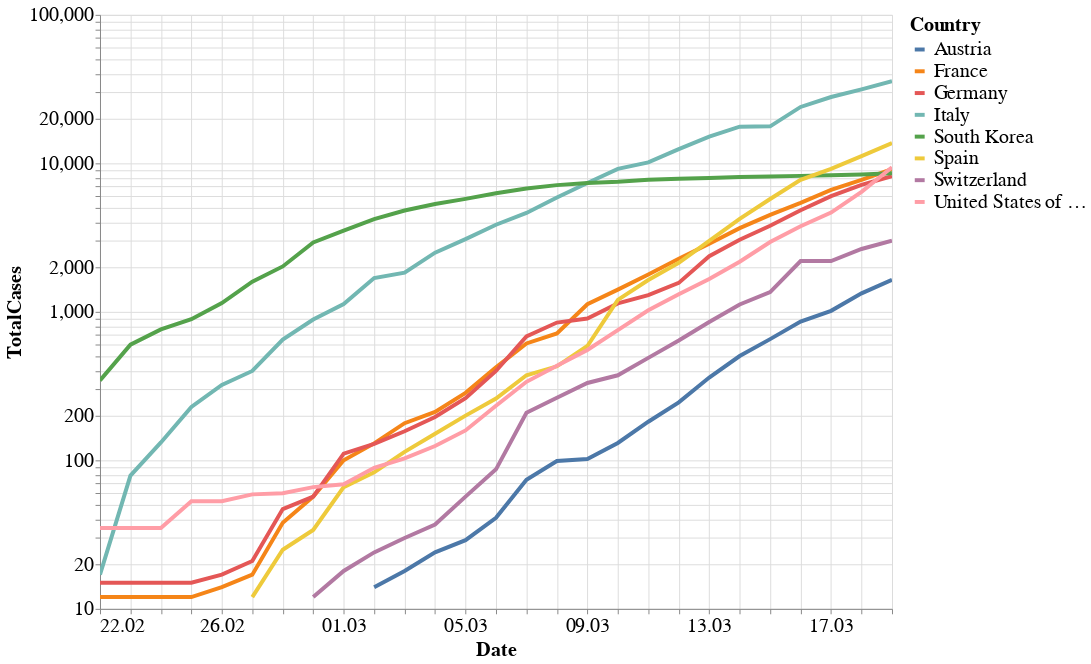

Notebook cell for this chart:
### Markdown cell above
## Number of confirmed cases in selected countries
This plot shows the number of total confirmed cases over time. Note that the y-axis is logarithmic since the progression can be approximated with an exponential function (at least at the beginning of the outbreak). The plot includes selected EU countries and South Korea, which records the largest number of cases worldwide after China.

### Code cell
alt.themes.enable('theme_1')
countries = ['Italy', 'Austria', 'France', 'Spain', 'Germany', 'Switzerland', 'South Korea', 'United States of America']
from altair import datum

alt.Chart(df[(df.Country.isin(countries)) & (df.DateRep > '2020-02-21')]).mark_line().encode(
    alt.Y('TotalCases', scale=alt.Scale(type='log')),
    alt.X('DateRep:T', axis = alt.Axis(title = 'Date', format = ("%d.%m"))),
    color='Country',
    tooltip=['Country', 'DateRep', 'TotalCases']
).properties(
    height=600,
    width=800
).transform_filter(
    (datum.TotalCases > 10)
).interactive()

### Figure 1 — Vega-Lite specification as saved in the notebook (floating-point values rounded to 4 significant figures; data arrays with more than 128 entries replaced by an {"elided": "..."} marker saying what was removed)
{"width": 800, "height": 600, "config": {"line": {"strokeWidth": 4}, "style": {"bar": {"size": 20}}, "legend": {"symbolSize": 100, "titleFontSize": 20, "labelFontSize": 20}, "axis": {"titleFontSize": 20, "labelFontSize": 20}}, "data": {"name": "data-c6b05c9fb307cc409e032f4ea94ac036"}, "mark": "line", "encoding": {"color": {"type": "nominal", "field": "Country"}, "tooltip": [{"type": "nominal", "field": "Country"}, {"type": "temporal", "field": "DateRep"}, {"type": "quantitative", "field": "TotalCases"}], "x": {"type": "temporal", "axis": {"format": "%d.%m", "title": "Date"}, "field": "DateRep"}, "y": {"type": "quantitative", "field": "TotalCases", "scale": {"type": "log"}}}, "selection": {"selector001": {"type": "interval", "bind": "scales", "encodings": ["x", "y"]}}, "transform": [{"filter": "(datum.TotalCases > 10)"}], "$schema": "https://vega.github.io/schema/vega-lite/v4.0.2.json", "datasets": {"data-c6b05c9fb307cc409e032f4ea94ac036": {"elided": "216 records"}}}
